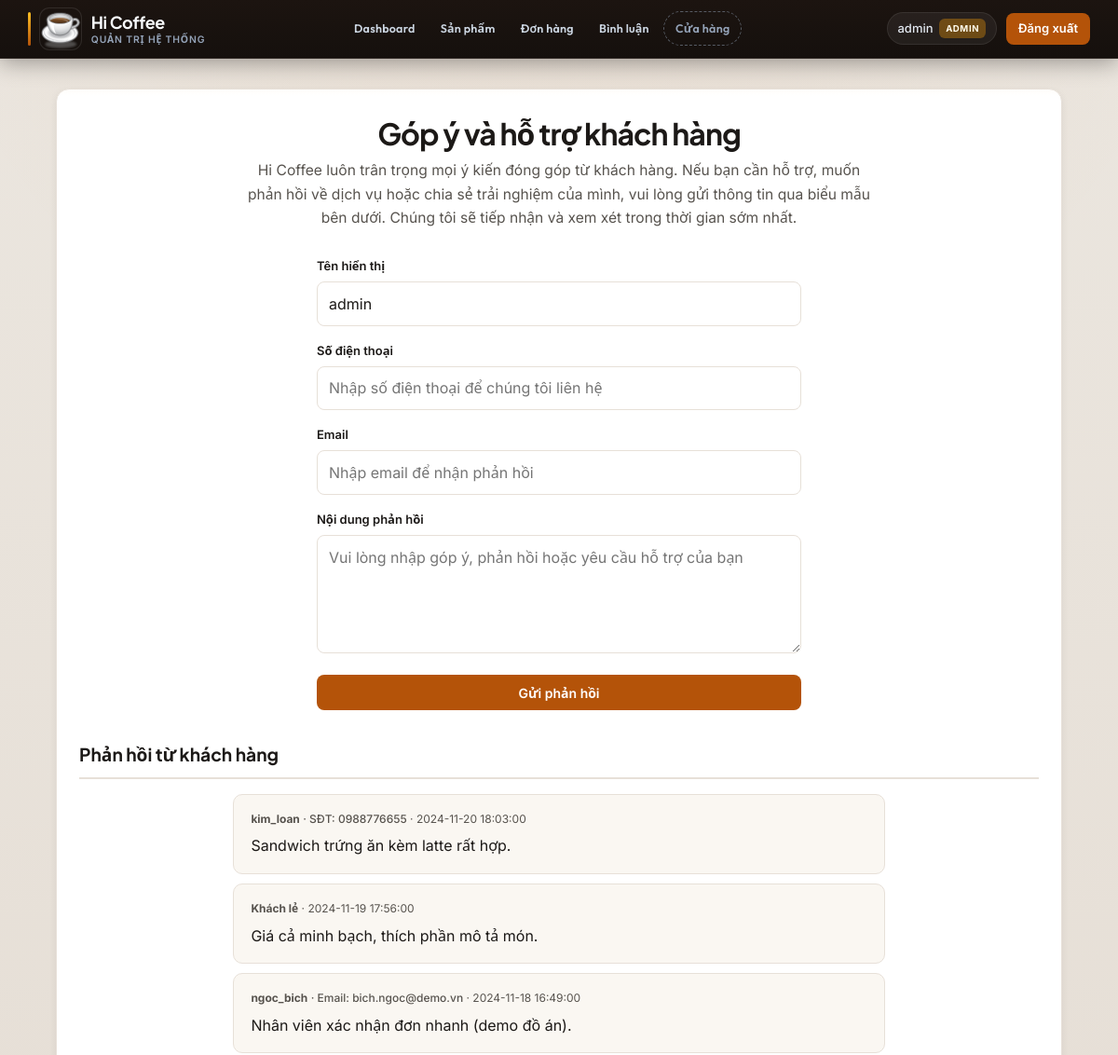
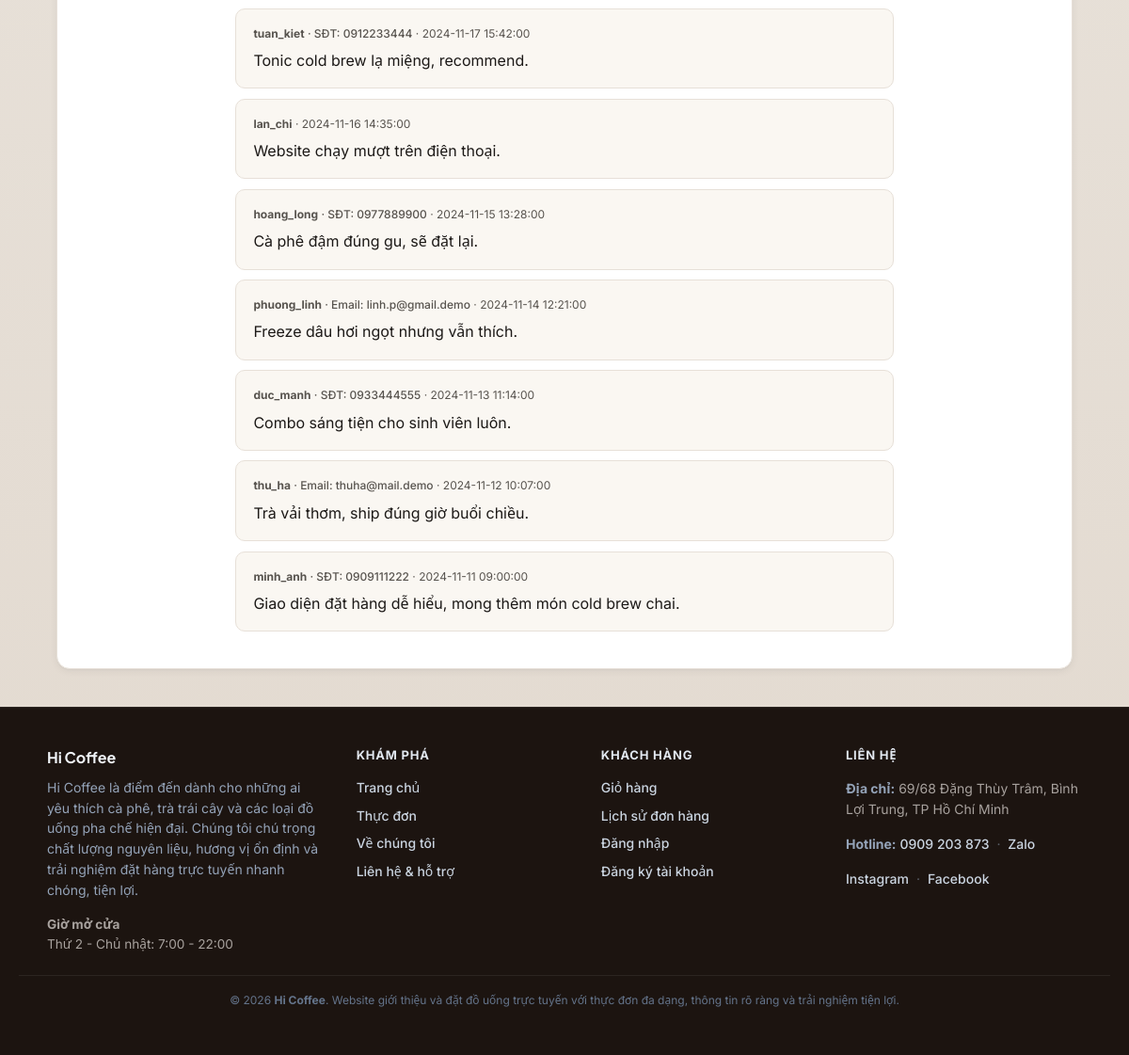
The page /support.php (signed in) on the database its author committed (2 pictures, top to bottom).
### tables this page shows
CREATE TABLE `comments` (
  `id` int(11) NOT NULL AUTO_INCREMENT,
  `username` varchar(255) NOT NULL,
  `phone` varchar(30) DEFAULT NULL,
  `email` varchar(255) DEFAULT NULL,
  `comment` text NOT NULL,
  `created_at` timestamp NOT NULL DEFAULT current_timestamp(),
  PRIMARY KEY (`id`),
  KEY `idx_comments_created` (`created_at`)
);

### support.php (the view, shortened to what this page needs)
<?php
require_once __DIR__ . '/includes/init.php';
$comments = $conn->query('SELECT * FROM comments ORDER BY created_at DESC')->fetchAll(PDO::FETCH_ASSOC);
require __DIR__ . '/includes/header.php';
?>
<main id="main-content" class="site-main page-support" tabindex="-1">
    <div id="main" class="content-panel">
        <h1 class="page-title">Góp ý và hỗ trợ khách hàng</h1>
        <p class="page-lead page-lead--wide">
            Hi Coffee luôn trân trọng mọi ý kiến đóng góp từ khách hàng. Nếu bạn cần hỗ trợ, muốn phản hồi về dịch vụ
            hoặc chia sẻ trải nghiệm của mình, vui lòng gửi thông tin qua biểu mẫu bên dưới. Chúng tôi sẽ tiếp nhận và xem xét trong thời gian sớm nhất.
        </p>
        <form method="post" action="support.php" class="support-form">
            <div class="form-group">
                <label for="username">Tên hiển thị</label>
                <input
                    type="text"
                    id="username"
                    name="username"
                    required
                    placeholder="Nhập tên của bạn"
                    value="<?= htmlspecialchars($_SESSION['username'] ?? '') ?>"
                >
            </div>
            <div class="form-group">
                <label for="phone">Số điện thoại</label>
                <input
                    type="text"
                    id="phone"
                    name="phone"
                    maxlength="30"
                    placeholder="Nhập số điện thoại để chúng tôi liên hệ"
                >
            </div>
            <div class="form-group">
                <label for="email">Email</label>
                <input
                    type="email"
                    id="email"
                    name="email"
                    maxlength="255"
                    placeholder="Nhập email để nhận phản hồi"
                >
            </div>
            <div class="form-group">
                <label for="comment">Nội dung phản hồi</label>
                <textarea
                    id="comment"
                    name="comment"
                    rows="4"
                    required
                    placeholder="Vui lòng nhập góp ý, phản hồi hoặc yêu cầu hỗ trợ của bạn"
                ></textarea>
            </div>
            <button type="submit" class="btn btn--block">Gửi phản hồi</button>
        </form>
        <h2 class="section-title">Phản hồi từ khách hàng</h2>
        <div class="comment-list">
            <?php if (!empty($comments)): ?>
                <?php foreach ($comments as $c): ?>
                    <article class="comment-item">
                        <div class="comment-item__meta">
                            <strong><?= htmlspecialchars($c['username']) ?></strong>
                            <?php if (!empty($c['phone'])): ?>
                                <span class="comment-item__contact"> · SĐT: <?= htmlspecialchars($c['phone']) ?></span>
                            <?php endif; ?>
                            <?php if (!empty($c['email'])): ?>
                                <span class="comment-item__contact"> · Email: <?= htmlspecialchars($c['email']) ?></span>
                            <?php endif; ?>
                            <span> · <?= htmlspecialchars($c['created_at']) ?></span>
                        </div>
                        <p class="comment-item__body"><?= nl2br(htmlspecialchars($c['comment'])) ?></p>
                    </article>
                <?php endforeach; ?>
            <?php else: ?>
                <p style="color:var(--color-ink-muted);">
                    Hiện chưa có phản hồi nào được hiển thị.
                </p>
            <?php endif; ?>
        </div>
    </div>
</main>
<?php require __DIR__ . '/includes/footer.php'; ?>

### css/style.css (style rules this page uses)
*, *::before, *::after { box-sizing: border-box; }
:root { --color-page: #ebe6df; --color-page-accent: #e2d9cf; --color-surface: #ffffff; --color-surface-2: #faf7f2; --color-header: #1c1410; --color-header-border: rgba(255, 255, 255, 0.07); --color-ink: #1c1917; --color-ink-muted: #57534e; --color-border: #e7e0d8; --color-accent: #b45309; --color-accent-hover: #92400e; --color-accent-muted: rgba(180, 83, 9, 0.15); --color-cafe: #431407; --color-danger: #b91c1c; --color-danger-bg: #fef2f2; --font-sans: "Inter", system-ui, -apple-system, "Segoe UI", sans-serif; --font-display: "Plus Jakarta Sans", var(--font-sans); --font-nav: "Outfit", var(--font-sans); --header-light-bg: #fffcf8; --header-light-edge: rgba(28, 25, 23, 0.08); --radius: 10px; --radius-lg: 14px; --shadow-sm: 0 1px 2px rgba(15, 23, 42, 0.06); --shadow-md: 0 4px 16px rgba(15, 23, 42, 0.08); --shadow-card: 0 2px 8px rgba(15, 23, 42, 0.06), 0 1px 2px rgba(15, 23, 42, 0.04); --focus-ring: 0 0 0 3px rgba(180, 83, 9, 0.35); }
html { scroll-behavior: smooth; }
body { margin: 0; min-height: 100vh; font-family: var(--font-sans); font-size: 1rem; line-height: 1.65; color: var(--color-ink); background-color: var(--color-page); background-image: radial-gradient(ellipse 120% 80% at 50% -20%, rgba(180, 83, 9, 0.09), transparent 55%), linear-gradient(180deg, var(--color-page) 0%, var(--color-page-accent) 100%); background-attachment: fixed; -webkit-font-smoothing: antialiased; }
.site-main { flex: 1; padding: 2rem 1.25rem 2.5rem; }
.page-title { font-family: var(--font-display); font-size: clamp(1.5rem, 3.5vw, 2rem); font-weight: 700; color: var(--color-ink); text-align: center; margin: 0 0 0.5rem; letter-spacing: -0.03em; line-height: 1.2; }
.page-lead { text-align: center; color: var(--color-ink-muted); margin: 0 0 1.75rem; max-width: 38rem; margin-left: auto; margin-right: auto; font-size: 0.975rem; }
.section-title { font-family: var(--font-display); font-size: 1.2rem; font-weight: 700; color: var(--color-ink); margin: 2rem 0 1rem; padding-bottom: 0.5rem; border-bottom: 2px solid var(--color-border); }
#main, .content-panel { max-width: 1080px; margin: 0 auto; background: var(--color-surface); border-radius: var(--radius-lg); padding: 1.75rem 1.5rem; border: 1px solid var(--color-border); box-shadow: var(--shadow-card); background-image: linear-gradient(180deg, rgba(255, 252, 248, 0.65) 0%, var(--color-surface) 0.5rem); }
.btn { display: inline-flex; align-items: center; justify-content: center; gap: 0.35rem; padding: 0.6rem 1.15rem; font-family: inherit; font-size: 0.875rem; font-weight: 600; text-decoration: none; border: none; border-radius: 8px; cursor: pointer; background: var(--color-accent); color: #fff; transition: background 0.15s, transform 0.1s; }
.btn--block { width: 100%; }
.form-group { margin-bottom: 1rem; }
.form-group label { display: block; font-size: 0.8125rem; font-weight: 600; margin-bottom: 0.35rem; color: var(--color-ink); }
.form-group input, .form-group textarea, .form-group select { width: 100%; padding: 0.6rem 0.75rem; border: 1px solid var(--color-border); border-radius: 8px; font: inherit; background: var(--color-surface); color: var(--color-ink); }
.support-form { max-width: 520px; margin: 0 auto 2rem; }
.comment-list { max-width: 700px; margin: 0 auto; text-align: left; }
.comment-item { background: var(--color-surface-2); padding: 1rem 1.15rem; border-radius: var(--radius); margin-bottom: 0.65rem; border: 1px solid var(--color-border); }
.comment-item__meta { font-size: 0.75rem; color: var(--color-ink-muted); margin-bottom: 0.35rem; }
.page-lead--wide { max-width: 42rem; }
.comment-item__body { margin: 0.35rem 0 0; }
.comment-item__contact { color: var(--color-ink-muted); font-weight: 500; }

### rows shown on the page
comments: username "kim_loan", phone "0988776655", created_at "2024-11-20 18:03:00", comment "Sandwich trứng ăn kèm latte rất hợp."
comments: username "Khách lẻ", created_at "2024-11-19 17:56:00", comment "Giá cả minh bạch, thích phần mô tả món."
comments: username "ngoc_bich", email "bich.ngoc@demo.vn", created_at "2024-11-18 16:49:00", comment "Nhân viên xác nhận đơn nhanh (demo đồ án)."
comments: username "tuan_kiet", phone "0912233444", created_at "2024-11-17 15:42:00", comment "Tonic cold brew lạ miệng, recommend."
comments: username "lan_chi", created_at "2024-11-16 14:35:00", comment "Website chạy mượt trên điện thoại."
comments: username "hoang_long", phone "0977889900", created_at "2024-11-15 13:28:00", comment "Cà phê đậm đúng gu, sẽ đặt lại."
comments: username "phuong_linh", email "linh.p@gmail.demo", created_at "2024-11-14 12:21:00", comment "Freeze dâu hơi ngọt nhưng vẫn thích."
comments: username "duc_manh", phone "0933444555", created_at "2024-11-13 11:14:00", comment "Combo sáng tiện cho sinh viên luôn."
comments: username "thu_ha", email "thuha@mail.demo", created_at "2024-11-12 10:07:00", comment "Trà vải thơm, ship đúng giờ buổi chiều."
comments: username "minh_anh", phone "0909111222", created_at "2024-11-11 09:00:00", comment "Giao diện đặt hàng dễ hiểu, mong thêm món cold brew chai."

### other values the page prints
$_SESSION['username'] "admin"
